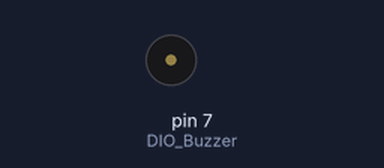
A sketch run on a simulated Arduino Uno, built with avr-gcc and run on an emulated ATmega328P. Parts: buzzer (waves = sounding).

Above: at 1.0 s.
Timing chart, 0 to 4.6 s (numbered marks = the images above):
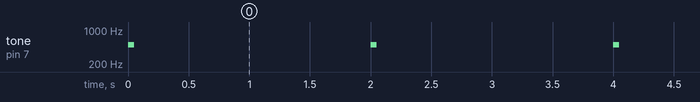

Measured:
- by itself, tone on pin 7 (DIO_Buzzer): alternates 500 Hz for 0.05 s and silent for 2.0 s

The sketch:

buzzer.ino
```cpp
char DIO_Buzzer = 7;

void setup() {
  // put your setup code here, to run once:

}

void loop() {
  // put your main code here, to run repeatedly:
  tone(DIO_Buzzer, 500, 50);
  delay(2000);
}
```
